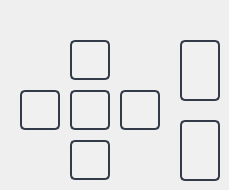
            <widget class="QWidget" name="pg_SMC">
             <widget class="QPushButton" name="btn_U_BC">
              <property name="geometry">
               <rect>
                <x>70</x>
                <y>40</y>
                <width>40</width>
                <height>40</height>
               </rect>
              </property>
              <property name="font">
               <font>
                <family>3ds</family>
                <pointsize>13</pointsize>
                <weight>75</weight>
                <bold>true</bold>
               </font>
              </property>
              <property name="styleSheet">
               <string notr="true">QPushButton {
	border: 2px solid rgb(52, 59, 72);
	border-radius: 5px;	
	background-color: rgb(240, 240, 240);
}
QPushButton:hover {
	background-color: rgb(85, 170, 255);	
	border: 2px solid rgb(61, 70, 86);
border-radius: 5px;	
}
QPushButton:pressed {	
	background-color: rgb(240, 240, 240);
	border: 2px solid rgb(43, 50, 61);
}</string>
              </property>
              <property name="text">
               <string/>
              </property>
              <property name="icon">
               <iconset resource="Source.qrc">
                <normaloff>:/Icons/Icons/chevron-up.svg</normaloff>:/Icons/Icons/chevron-up.svg</iconset>
              </property>
             </widget>
             <widget class="QPushButton" name="btn_L_BC">
              <property name="geometry">
               <rect>
                <x>20</x>
                <y>90</y>
                <width>40</width>
                <height>40</height>
               </rect>
              </property>
              <property name="font">
               <font>
                <family>3ds</family>
                <pointsize>13</pointsize>
                <weight>75</weight>
                <bold>true</bold>
               </font>
              </property>
              <property name="styleSheet">
               <string notr="true">QPushButton {
	border: 2px solid rgb(52, 59, 72);
	border-radius: 5px;	
	background-color: rgb(240, 240, 240);
}
QPushButton:hover {
	background-color: rgb(85, 170, 255);	
	border: 2px solid rgb(61, 70, 86);
border-radius: 5px;	
}
QPushButton:pressed {	
	background-color: rgb(240, 240, 240);
	border: 2px solid rgb(43, 50, 61);
}</string>
              </property>
              <property name="text">
               <string/>
              </property>
              <property name="icon">
               <iconset resource="Source.qrc">
                <normaloff>:/Icons/Icons/chevron-left.svg</normaloff>:/Icons/Icons/chevron-left.svg</iconset>
              </property>
             </widget>
             <widget class="QPushButton" name="btn_R_BC">
              <property name="geometry">
               <rect>
                <x>120</x>
                <y>90</y>
                <width>40</width>
                <height>40</height>
               </rect>
              </property>
              <property name="font">
               <font>
                <family>3ds</family>
                <pointsize>13</pointsize>
                <weight>75</weight>
                <bold>true</bold>
               </font>
              </property>
              <property name="styleSheet">
               <string notr="true">QPushButton {
	border: 2px solid rgb(52, 59, 72);
	border-radius: 5px;	
	background-color: rgb(240, 240, 240);
}
QPushButton:hover {
	background-color: rgb(85, 170, 255);	
	border: 2px solid rgb(61, 70, 86);
border-radius: 5px;	
}
QPushButton:pressed {	
	background-color: rgb(240, 240, 240);
	border: 2px solid rgb(43, 50, 61);
}</string>
              </property>
              <property name="text">
               <string/>
              </property>
              <property name="icon">
               <iconset resource="Source.qrc">
                <normaloff>:/Icons/Icons/chevron-right.svg</normaloff>:/Icons/Icons/chevron-right.svg</iconset>
              </property>
             </widget>
             <widget class="QPushButton" name="btn_D_BC">
              <property name="geometry">
               <rect>
                <x>70</x>
                <y>140</y>
                <width>40</width>
                <height>40</height>
               </rect>
              </property>
              <property name="font">
               <font>
                <family>3ds</family>
                <pointsize>13</pointsize>
                <weight>75</weight>
                <bold>true</bold>
               </font>
              </property>
              <property name="styleSheet">
               <string notr="true">QPushButton {
	border: 2px solid rgb(52, 59, 72);
	border-radius: 5px;	
	background-color: rgb(240, 240, 240);
}
QPushButton:hover {
	background-color: rgb(85, 170, 255);	
	border: 2px solid rgb(61, 70, 86);
border-radius: 5px;	
}
QPushButton:pressed {	
	background-color: rgb(240, 240, 240);
	border: 2px solid rgb(43, 50, 61);
}</string>
              </property>
              <property name="text">
               <string/>
              </property>
              <property name="icon">
               <iconset resource="Source.qrc">
                <normaloff>:/Icons/Icons/chevron-down.svg</normaloff>:/Icons/Icons/chevron-down.svg</iconset>
              </property>
             </widget>
             <widget class="QPushButton" name="btn_zU_BC">
              <property name="geometry">
               <rect>
                <x>180</x>
                <y>40</y>
                <width>40</width>
                <height>61</height>
               </rect>
              </property>
              <property name="font">
               <font>
                <family>3ds</family>
                <pointsize>13</pointsize>
                <weight>75</weight>
                <bold>true</bold>
               </font>
              </property>
              <property name="styleSheet">
               <string notr="true">QPushButton {
	border: 2px solid rgb(52, 59, 72);
	border-radius: 5px;	
	background-color: rgb(240, 240, 240);
}
QPushButton:hover {
	background-color: rgb(85, 170, 255);	
	border: 2px solid rgb(61, 70, 86);
border-radius: 5px;	
}
QPushButton:pressed {	
	background-color: rgb(240, 240, 240);
	border: 2px solid rgb(43, 50, 61);
}</string>
              </property>
              <property name="text">
               <string/>
              </property>
              <property name="icon">
               <iconset resource="Source.qrc">
                <normaloff>:/Icons/Icons/chevrons-up.svg</normaloff>:/Icons/Icons/chevrons-up.svg</iconset>
              </property>
             </widget>
             <widget class="QPushButton" name="btn_zD_BC">
              <property name="geometry">
               <rect>
                <x>180</x>
                <y>120</y>
                <width>40</width>
                <height>61</height>
               </rect>
              </property>
              <property name="font">
               <font>
                <family>3ds</family>
                <pointsize>13</pointsize>
                <weight>75</weight>
                <bold>true</bold>
               </font>
              </property>
              <property name="styleSheet">
               <string notr="true">QPushButton {
	border: 2px solid rgb(52, 59, 72);
	border-radius: 5px;	
	background-color: rgb(240, 240, 240);
}
QPushButton:hover {
	background-color: rgb(85, 170, 255);	
	border: 2px solid rgb(61, 70, 86);
border-radius: 5px;	
}
QPushButton:pressed {	
	background-color: rgb(240, 240, 240);
	border: 2px solid rgb(43, 50, 61);
}</string>
              </property>
              <property name="text">
               <string/>
              </property>
              <property name="icon">
               <iconset resource="Source.qrc">
                <normaloff>:/Icons/Icons/chevrons-down.svg</normaloff>:/Icons/Icons/chevrons-down.svg</iconset>
              </property>
             </widget>
             <widget class="QPushButton" name="btn_home_BC">
              <property name="geometry">
               <rect>
                <x>70</x>
                <y>90</y>
                <width>40</width>
                <height>40</height>
               </rect>
              </property>
              <property name="font">
               <font>
                <family>3ds</family>
                <pointsize>13</pointsize>
                <weight>75</weight>
                <bold>true</bold>
               </font>
              </property>
              <property name="styleSheet">
               <string notr="true">QPushButton {
	border: 2px solid rgb(52, 59, 72);
	border-radius: 5px;	
	background-color: rgb(240, 240, 240);
}
QPushButton:hover {
	background-color: rgb(85, 170, 255);	
	border: 2px solid rgb(61, 70, 86);
border-radius: 5px;	
}
QPushButton:pressed {	
	background-color: rgb(240, 240, 240);
	border: 2px solid rgb(43, 50, 61);
}</string>
              </property>
              <property name="text">
               <string/>
              </property>
              <property name="icon">
               <iconset resource="Source.qrc">
                <normaloff>:/Icons/Icons/home.svg</normaloff>:/Icons/Icons/home.svg</iconset>
              </property>
             </widget>
            </widget>
